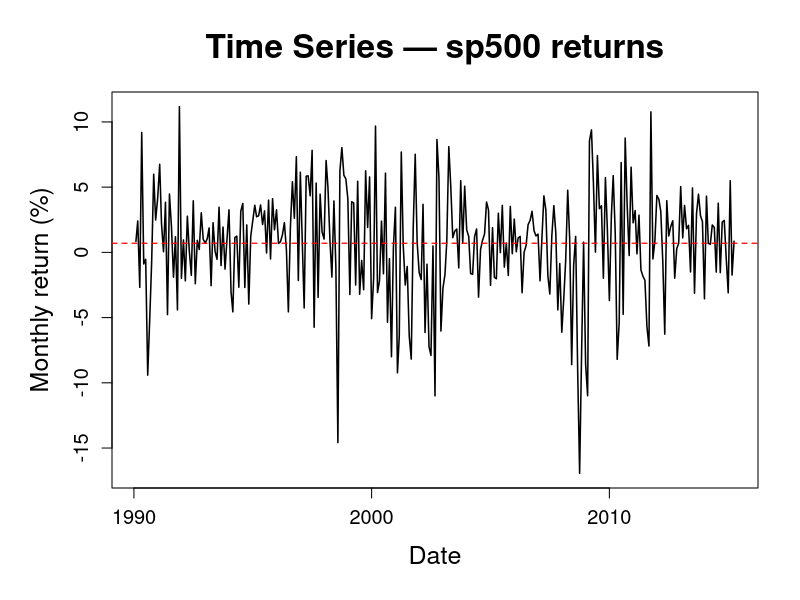
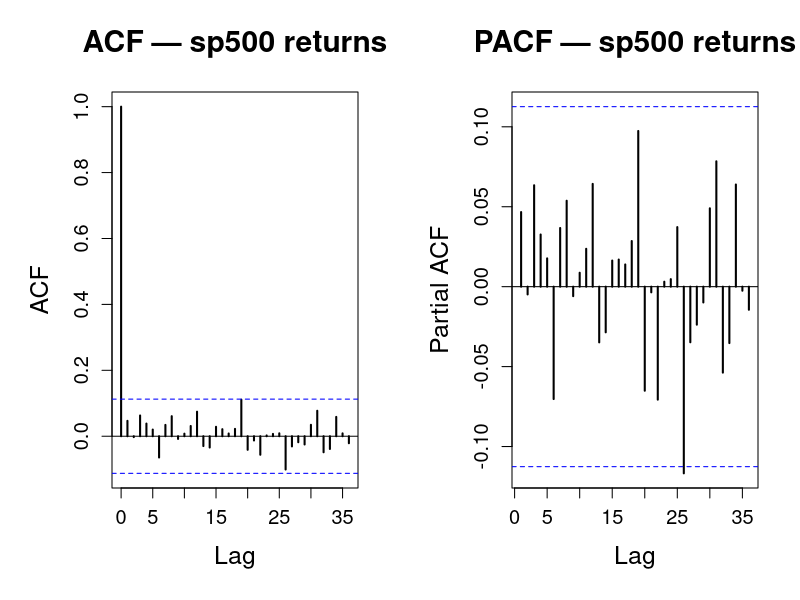
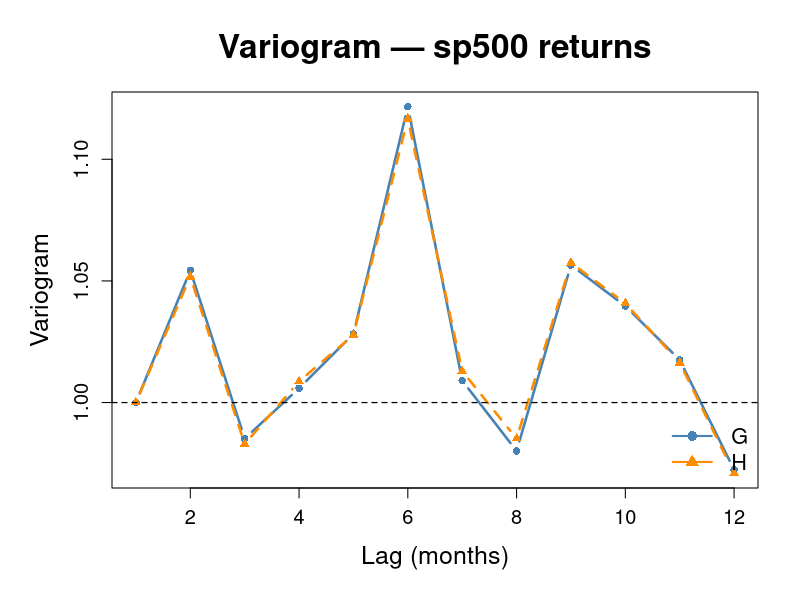

Generate these figures, in order, with R:
# Re-export cleaner S&P 500 report figures
# Save this as: scripts/reexport_figs.R

data <- read.csv("data/processed/cleanedData.csv")
data$observation_date <- as.Date(paste0(data$observation_date, "-01"))

train_end <- c(2015, 4)

data_ts <- ts(data$sp500_ret, start = c(1990, 2), frequency = 12)
train <- window(data_ts, start = c(1990, 2), end = train_end)
train_data <- data[1:length(train), ]

if (!dir.exists("figs/report")) {
  dir.create("figs/report", recursive = TRUE)
}

variogram <- function(y, lagmax = 12, iprint = FALSE) {
  G <- rep(1, lagmax)
  n <- length(y)
  if (lagmax > n) lagmax <- n - 2
  
  y1 <- y[-1]
  y2 <- y[-n]
  d1 <- y1 - y2
  denom <- var(d1)
  
  for (k in 2:lagmax) {
    y1 <- y[(k + 1):n]
    y2 <- y[1:(n - k)]
    dk <- y1 - y2
    G[k] <- var(dk) / denom
  }
  
  ac <- c(acf(y, plot = FALSE, lag.max = lagmax)$acf)
  H <- (1 - ac[-1]) / (1 - ac[2])
  
  if (iprint) print(cbind(G, H))
  list(G = G, H = H)
}

# -----------------------------
# Common style settings
# -----------------------------
main_cex <- 2.0
lab_cex  <- 1.5
axis_cex <- 1.2

sp500_x <- na.omit(train_data$sp500_ret)
sp500_dates <- train_data$observation_date[!is.na(train_data$sp500_ret)]

# -----------------------------
# 1) Time series plot
# -----------------------------
png("figs/report/sp500_tsplot.png", width = 2000, height = 1300, res = 220)

par(
  mar = c(5.5, 5.5, 4.5, 2) + 0.1,
  cex.main = main_cex,
  cex.lab = lab_cex,
  cex.axis = axis_cex
)

plot(
  sp500_dates, sp500_x,
  type = "l",
  lwd = 1.5,
  xlab = "Date",
  ylab = "Monthly return (%)",
  main = "Time Series — sp500 returns"
)

abline(h = mean(sp500_x), col = "red", lty = 2, lwd = 1.2)

dev.off()

# -----------------------------
# 2) ACF / PACF plot
# -----------------------------
png("figs/report/sp500_ret_acfpacf.png", width = 2400, height = 1200, res = 220)

par(
  mfrow = c(1, 2),
  mar = c(5.5, 5.5, 4.5, 2) + 0.1,
  cex.main = 1.8,
  cex.lab = lab_cex,
  cex.axis = axis_cex
)

acf(
  sp500_x,
  lag.max = 36,
  lwd = 2,
  xlab = "Lag",
  ylab = "ACF",
  main = "ACF — sp500 returns"
)

pacf(
  sp500_x,
  lag.max = 36,
  lwd = 2,
  xlab = "Lag",
  ylab = "Partial ACF",
  main = "PACF — sp500 returns"
)

dev.off()

# -----------------------------
# 3) Variogram plot
# -----------------------------
vg <- variogram(sp500_x, lagmax = 12)
lags <- 1:12

png("figs/report/sp500_ret_vario.png", width = 2200, height = 1300, res = 220)

par(
  mar = c(5.5, 5.5, 4.5, 2) + 0.1,
  cex.main = main_cex,
  cex.lab = lab_cex,
  cex.axis = axis_cex
)

matplot(
  lags, cbind(vg$G, vg$H),
  type = "b",
  pch = c(16, 17),
  col = c("steelblue", "darkorange"),
  lwd = 2.5,
  xlab = "Lag (months)",
  ylab = "Variogram",
  main = "Variogram — sp500 returns"
)

abline(h = 1, col = "black", lty = 2, lwd = 1.2)

legend(
  "bottomright",
  legend = c("G", "H"),
  col = c("steelblue", "darkorange"),
  pch = c(16, 17),
  lwd = 2,
  bty = "n",
  cex = 1.3
)

dev.off()

cat("Done. New figures saved in figs/report/\n")
